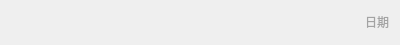
<?xml version="1.0" encoding="UTF-8"?>
<ui version="4.0">
 <class>LinkmanGroupItem</class>
 <widget class="QWidget" name="LinkmanGroupItem">
  <property name="geometry">
   <rect>
    <x>0</x>
    <y>0</y>
    <width>400</width>
    <height>45</height>
   </rect>
  </property>
  <property name="minimumSize">
   <size>
    <width>0</width>
    <height>45</height>
   </size>
  </property>
  <property name="maximumSize">
   <size>
    <width>16777215</width>
    <height>45</height>
   </size>
  </property>
  <property name="windowTitle">
   <string>Form</string>
  </property>
  <layout class="QGridLayout" name="gridLayout">
   <property name="leftMargin">
    <number>16</number>
   </property>
   <property name="topMargin">
    <number>7</number>
   </property>
   <property name="bottomMargin">
    <number>8</number>
   </property>
   <item row="0" column="0">
    <widget class="QLabel" name="labelHead">
     <property name="minimumSize">
      <size>
       <width>30</width>
       <height>30</height>
      </size>
     </property>
     <property name="maximumSize">
      <size>
       <width>30</width>
       <height>30</height>
      </size>
     </property>
     <property name="styleSheet">
      <string notr="true">border-radius:15px;</string>
     </property>
     <property name="text">
      <string/>
     </property>
    </widget>
   </item>
   <item row="0" column="1">
    <widget class="QLabel" name="labelNickname">
     <property name="font">
      <font>
       <family>微软雅黑</family>
      </font>
     </property>
     <property name="text">
      <string/>
     </property>
    </widget>
   </item>
   <item row="0" column="2">
    <spacer name="horizontalSpacer">
     <property name="orientation">
      <enum>Qt::Horizontal</enum>
     </property>
     <property name="sizeHint" stdset="0">
      <size>
       <width>294</width>
       <height>20</height>
      </size>
     </property>
    </spacer>
   </item>
   <item row="0" column="3">
    <widget class="QLabel" name="labelDate">
     <property name="styleSheet">
      <string notr="true">color:rgb(163,163,163);</string>
     </property>
     <property name="text">
      <string>日期</string>
     </property>
     <property name="alignment">
      <set>Qt::AlignRight|Qt::AlignTrailing|Qt::AlignVCenter</set>
     </property>
    </widget>
   </item>
  </layout>
 </widget>
 <resources/>
 <connections/>
</ui>
